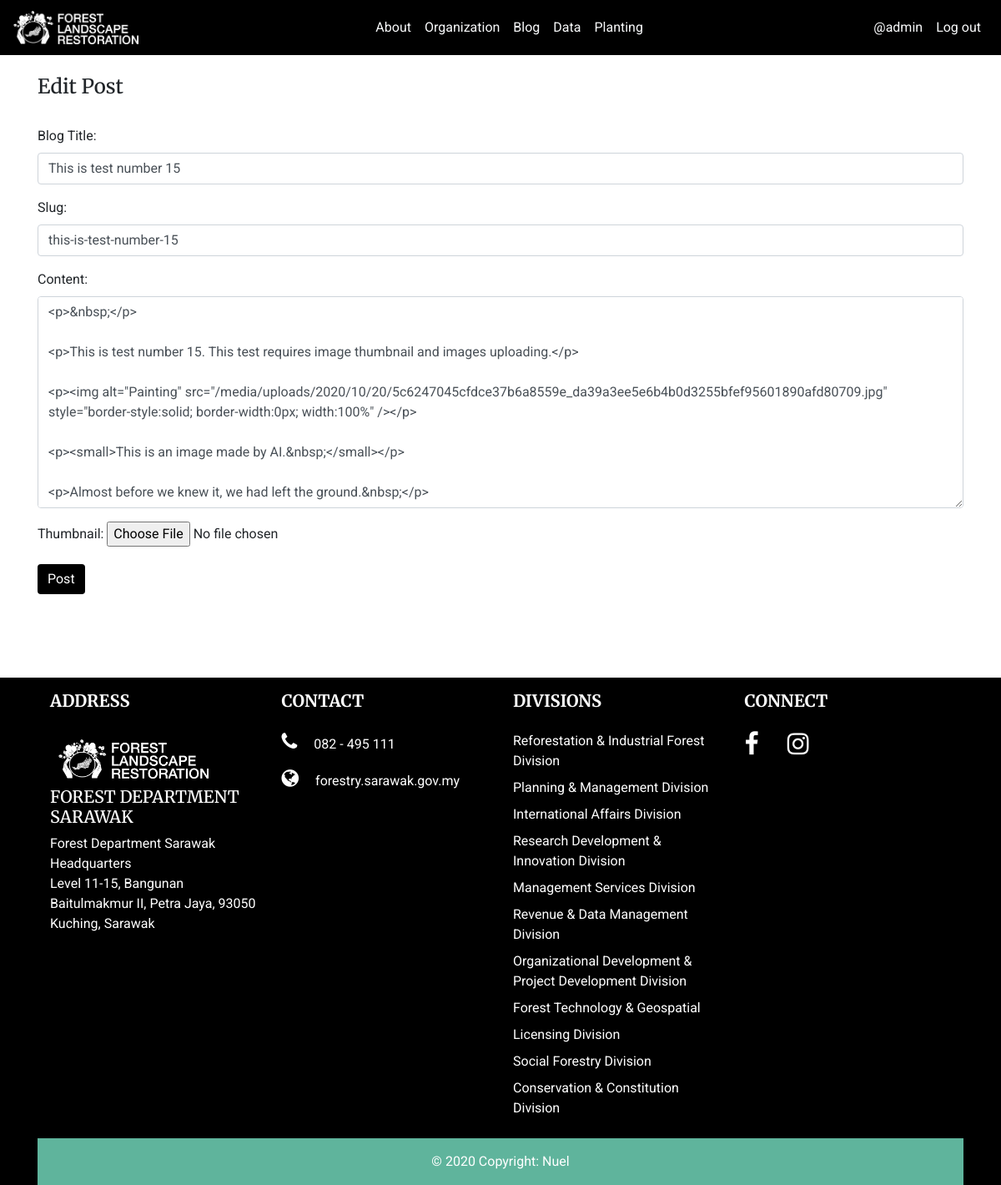
The app's page /blog/blog_post/update/21 (signed in), older data.
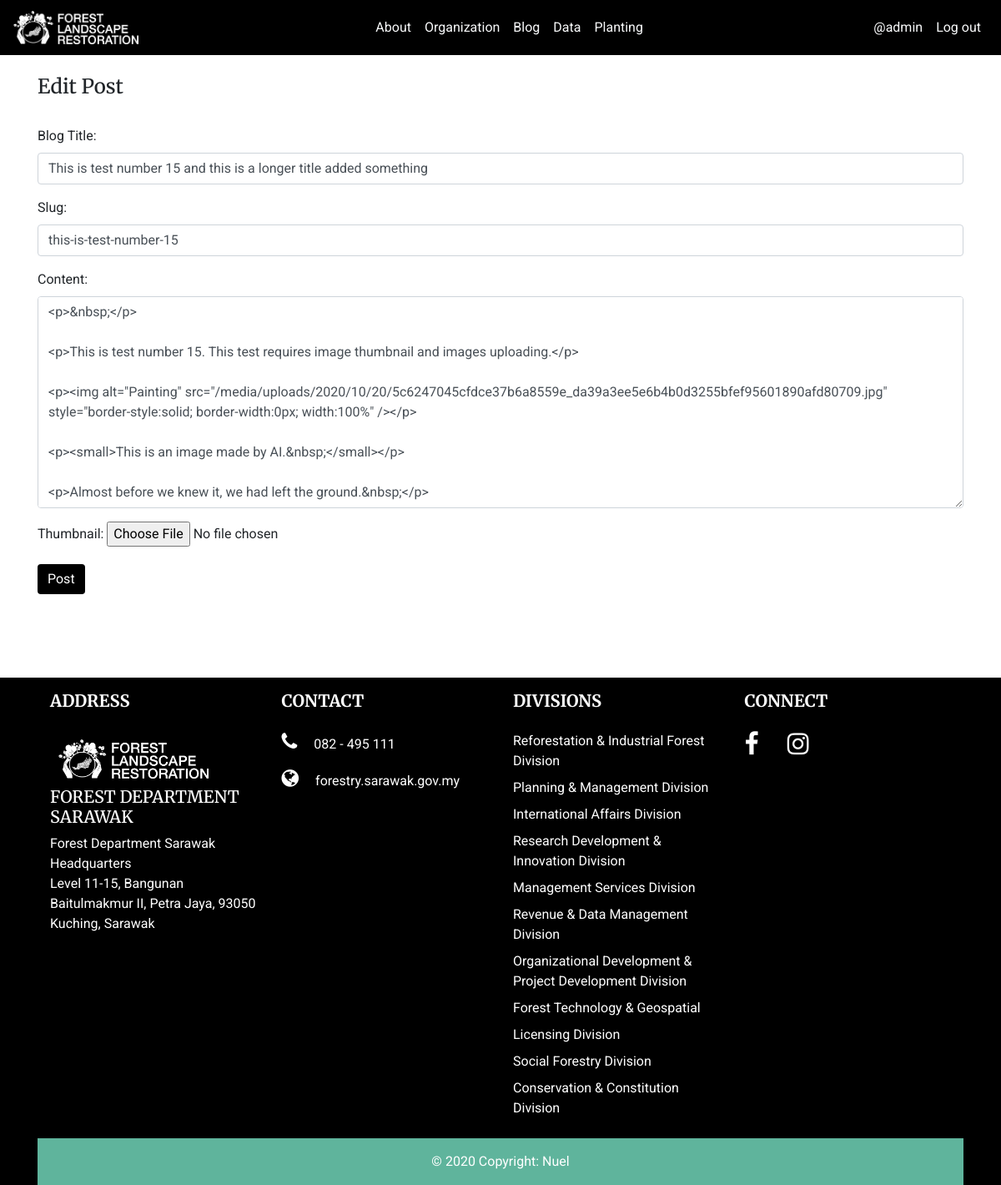
The same page, newer data.
### blog/models.py (models this page shows, shortened)
class Post(models.Model):
	author = models.ForeignKey(User, on_delete=models.CASCADE)
	title = models.CharField('Blog Title', max_length=200)
	slug = models.SlugField(max_length=200, null=True, blank=True)
	date_created = models.DateTimeField(auto_now_add=True)
	content = RichTextUploadingField(blank=True)
	date_updated = models.DateTimeField(auto_now=True)
	thumbnail_img = models.ImageField('Thumbnail', null=True, blank=True, upload_to='thumbnail/')

### blog/views.py (the view)
# urls.py: path('blog_post/update/<int:pk>', UpdatePostView.as_view(), name='update_post'),
class UpdatePostView(UpdateView):
	model = Post
	form_class = UpdatePostForm
	template_name = 'blog/update_post.html'

### blog/forms.py
class UpdatePostForm(forms.ModelForm):
	class Meta:
		model = Post
		fields = ('title', 'author', 'slug', 'content','thumbnail_img')
		widgets = {
			'title':forms.TextInput(attrs={'class':'form-control', 'placeholder':'Blog title'}),
			'author': forms.TextInput(attrs={'class':'form-control', 'value':'', 'id':'writer', 'type':'hidden'}),
			'slug':forms.TextInput(attrs={'class':'form-control', 'placeholder':'Slug is automatically generated. It\'s OK to leave it empty'}),
			'content':forms.Textarea(attrs={'class':'form-control', 'placeholder':'Blog content'}),
			'thumbnail_img':forms.FileInput()
		}

### blog/templates/blog/update_post.html (shortened to what this page needs)
{% extends 'base.html' %}
{% block content %}
{% if user.is_authenticated %}
	{% if user.id == post.author.id %}
		<div class="container">
			<br>
			<h4>Edit Post</h4>
			<br>
			<div class="form-group">
				<form method="POST" enctype="multipart/form-data">
					{{ form.as_p }}
					<button class="btn btn-info">Post</button>
				</form>
			</div>
		</div>
	{% else %}
		<h4 class="h-100 m-4">You are not supposed to be here. Balit nun 0__0</h4>
	{% endif %}
{% else %}
<h4 class="h-100 m-4">You are not supposed to be here. Balit nun 0__0</h4>
{% endif %}
{% endblock %}

Row changes from the older to the newer data that the page shows:
changed Post "this-is-test-number-15": title "This is test number 15" → "This is test number 15 and this is a longer title added something"
